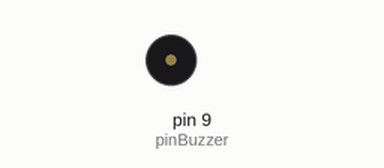
Simulated run of this sketch. Board: Arduino Uno, built with avr-gcc and run on an emulated ATmega328P. Parts: buzzer (waves = sounding).

Above: at 3.0 s.
Timing chart, 0 to 7.8 s (numbered marks = the images above):
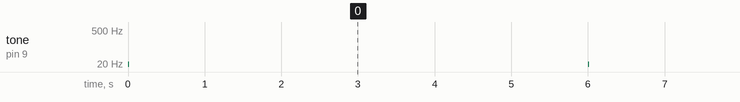

Measured:
- by itself, tone on pin 9 (pinBuzzer): alternates 1 Hz for 0.01 s and silent for 6.0 s

The sketch:

Pruebas.ino
```cpp
const int pinBuzzer = 9; // Pin para el buzzer

void setup() {
  pinMode(pinBuzzer, OUTPUT);
}

void loop() {
  // Tono bajo por 1 segundo
  tone(pinBuzzer, 1, 10);
  delay(1000);
  noTone(pinBuzzer);

  // Espera 5 segundos con el buzzer apagado
  delay(5000);
}
```
